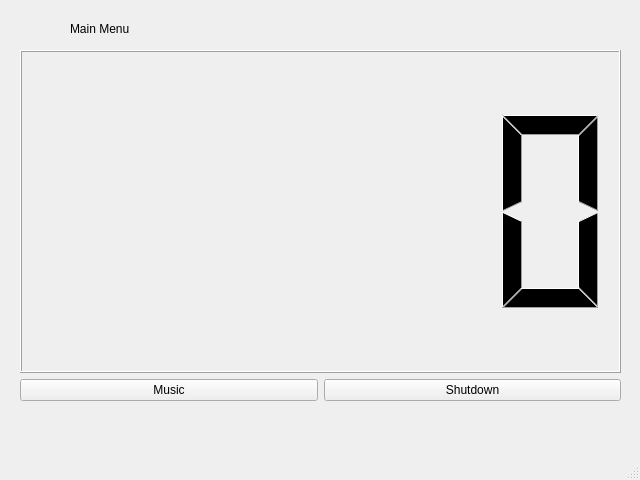
<?xml version="1.0" encoding="UTF-8"?>
<ui version="4.0">
 <class>HomeScreen</class>
 <widget class="QMainWindow" name="HomeScreen">
  <property name="geometry">
   <rect>
    <x>0</x>
    <y>0</y>
    <width>640</width>
    <height>480</height>
   </rect>
  </property>
  <property name="windowTitle">
   <string>MainWindow</string>
  </property>
  <widget class="QWidget" name="centralwidget">
   <widget class="QLabel" name="label">
    <property name="geometry">
     <rect>
      <x>70</x>
      <y>20</y>
      <width>521</width>
      <height>17</height>
     </rect>
    </property>
    <property name="text">
     <string>Main Menu</string>
    </property>
   </widget>
   <widget class="QWidget" name="verticalLayoutWidget">
    <property name="geometry">
     <rect>
      <x>20</x>
      <y>50</y>
      <width>601</width>
      <height>351</height>
     </rect>
    </property>
    <layout class="QVBoxLayout" name="verticalLayout">
     <item>
      <widget class="QLCDNumber" name="lcdTime"/>
     </item>
     <item>
      <layout class="QGridLayout" name="gridLayout">
       <item row="1" column="0">
        <widget class="QPushButton" name="btnMusic">
         <property name="text">
          <string>Music</string>
         </property>
        </widget>
       </item>
       <item row="1" column="1">
        <widget class="QPushButton" name="btnShutdown">
         <property name="text">
          <string>Shutdown</string>
         </property>
        </widget>
       </item>
      </layout>
     </item>
    </layout>
   </widget>
  </widget>
  <widget class="QMenuBar" name="menubar">
   <property name="geometry">
    <rect>
     <x>0</x>
     <y>0</y>
     <width>640</width>
     <height>27</height>
    </rect>
   </property>
  </widget>
  <widget class="QStatusBar" name="statusbar"/>
 </widget>
 <resources/>
 <connections/>
</ui>
